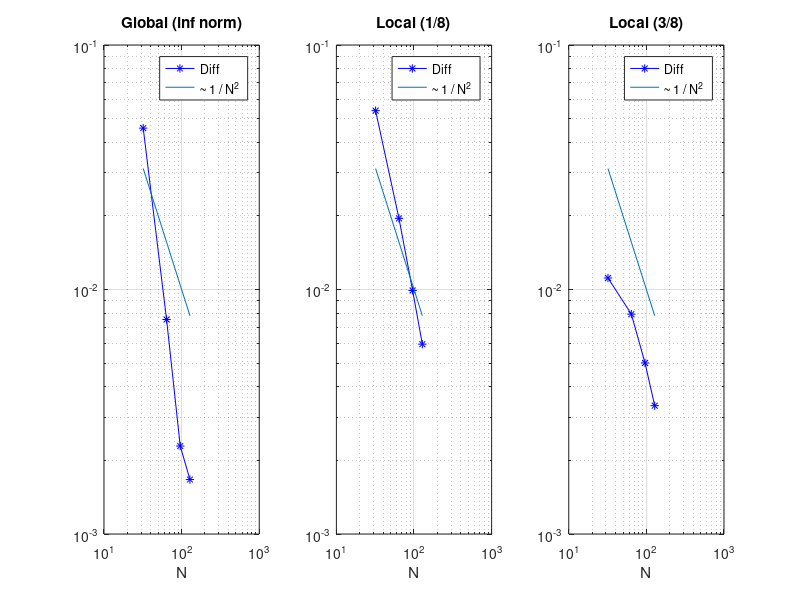

Reproduce this figure in MATLAB.
function convergence_results
  % Global
  x = [32.0, 64.0, 96.0, 128.0, 160.0];
  inf_norm = [1.02851, 1.07422, 1.08176, 1.08405, 1.08572];

  % Local
  een_achtste = [0.327567, 0.381462, 0.401002, 0.410911, 0.416887];
  drie_achtste = [0.500404, 0.489258, 0.481327, 0.476320, 0.472971];

  second_order = 1 ./ x(1 : end - 1) .^ 1;

  figure;
  diff1 = difference1(inf_norm);
  subplot(1, 3, 1)
  loglog(x(1 : end-1), diff1, 'b-*'); hold on;
  loglog(x(1 : end-1), second_order);
  legend('Diff', '~ 1 / N^2')
  xlabel('N')
  grid on;
  order_inf_norm = the_order(x, diff1)
  title('Global (inf norm)')

  diff2 = difference1(een_achtste);
  subplot(1, 3, 2)
  loglog(x(1 : end-1), diff2, 'b-*'); hold on;
  loglog(x(1 : end-1), second_order);
  legend('Diff', '~ 1 / N^2')
  xlabel('N')
  grid on;
  order_een_achtste = the_order(x, diff2)
  title('Local (1/8)')

  diff3 = difference1(drie_achtste);
  subplot(1, 3, 3)
  loglog(x(1 : end-1), diff3, 'b-*'); hold on;
  loglog(x(1 : end-1), second_order);
  legend('Diff', '~ 1 / N^2')
  xlabel('N')
  grid on;
  order_drie_achtste = the_order(x, diff3)
  title('Local (3/8)')

end

function d = difference1(vec)
  d = abs(vec(2 : end) - vec(1 : end - 1));
end

function d = difference2(vec)
  d = abs(vec(1 : end - 1) - vec(end));
end

function r = the_order(xs, ys)
   r = abs((log(ys(2 : end)) - log(ys(1 : end - 1))) ./ (log(xs(2 : end - 1)) - log(xs(1 : end - 2))));
end